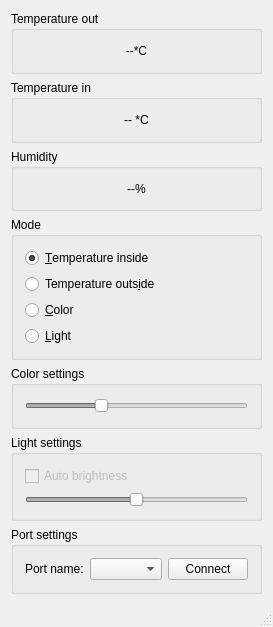
<?xml version="1.0" encoding="UTF-8"?>
<ui version="4.0">
 <class>RGBTempPC</class>
 <widget class="QMainWindow" name="RGBTempPC">
  <property name="geometry">
   <rect>
    <x>0</x>
    <y>0</y>
    <width>271</width>
    <height>627</height>
   </rect>
  </property>
  <property name="windowTitle">
   <string>RGBTempPC</string>
  </property>
  <widget class="QWidget" name="centralWidget">
   <layout class="QVBoxLayout" name="verticalLayout">
    <item>
     <widget class="QGroupBox" name="temperatureInsideBox">
      <property name="title">
       <string>Temperature out</string>
      </property>
      <layout class="QVBoxLayout" name="verticalLayout_2">
       <item>
        <widget class="QLabel" name="temperatureOutsideLabel">
         <property name="text">
          <string>--*C</string>
         </property>
         <property name="scaledContents">
          <bool>false</bool>
         </property>
         <property name="alignment">
          <set>Qt::AlignCenter</set>
         </property>
        </widget>
       </item>
      </layout>
     </widget>
    </item>
    <item>
     <widget class="QGroupBox" name="temperatureOutsideBox">
      <property name="title">
       <string>Temperature in</string>
      </property>
      <layout class="QVBoxLayout" name="verticalLayout_3">
       <item>
        <widget class="QLabel" name="temperatureInsideLabel">
         <property name="text">
          <string>-- *C</string>
         </property>
         <property name="alignment">
          <set>Qt::AlignCenter</set>
         </property>
        </widget>
       </item>
      </layout>
     </widget>
    </item>
    <item>
     <widget class="QGroupBox" name="humidityBox">
      <property name="title">
       <string>Humidity</string>
      </property>
      <layout class="QVBoxLayout" name="verticalLayout_4">
       <item>
        <widget class="QLabel" name="humidityLabel">
         <property name="text">
          <string>--%</string>
         </property>
         <property name="alignment">
          <set>Qt::AlignCenter</set>
         </property>
        </widget>
       </item>
      </layout>
     </widget>
    </item>
    <item>
     <widget class="QGroupBox" name="modeBox">
      <property name="title">
       <string>Mode</string>
      </property>
      <layout class="QVBoxLayout" name="verticalLayout_5">
       <item>
        <widget class="QRadioButton" name="temperatureInsideButton">
         <property name="text">
          <string>&amp;Temperature inside</string>
         </property>
         <property name="checked">
          <bool>true</bool>
         </property>
        </widget>
       </item>
       <item>
        <widget class="QRadioButton" name="temperatureOutsideButton">
         <property name="text">
          <string>Temperature outs&amp;ide</string>
         </property>
        </widget>
       </item>
       <item>
        <widget class="QRadioButton" name="colorButton">
         <property name="text">
          <string>&amp;Color</string>
         </property>
        </widget>
       </item>
       <item>
        <widget class="QRadioButton" name="lightButton">
         <property name="text">
          <string>&amp;Light</string>
         </property>
        </widget>
       </item>
      </layout>
     </widget>
    </item>
    <item>
     <widget class="QGroupBox" name="colorBox">
      <property name="enabled">
       <bool>true</bool>
      </property>
      <property name="title">
       <string>Color settings</string>
      </property>
      <layout class="QVBoxLayout" name="verticalLayout_7">
       <item>
        <widget class="QSlider" name="colorSlider">
         <property name="enabled">
          <bool>false</bool>
         </property>
         <property name="minimum">
          <number>1</number>
         </property>
         <property name="maximum">
          <number>1499</number>
         </property>
         <property name="value">
          <number>500</number>
         </property>
         <property name="orientation">
          <enum>Qt::Horizontal</enum>
         </property>
        </widget>
       </item>
      </layout>
     </widget>
    </item>
    <item>
     <widget class="QGroupBox" name="lightBox">
      <property name="enabled">
       <bool>true</bool>
      </property>
      <property name="title">
       <string>Light settings</string>
      </property>
      <layout class="QVBoxLayout" name="verticalLayout_8">
       <item>
        <widget class="QCheckBox" name="brightnessCheckBox">
         <property name="enabled">
          <bool>false</bool>
         </property>
         <property name="text">
          <string>Auto brightness</string>
         </property>
        </widget>
       </item>
       <item>
        <widget class="QSlider" name="brightnessSlider">
         <property name="enabled">
          <bool>false</bool>
         </property>
         <property name="maximum">
          <number>255</number>
         </property>
         <property name="value">
          <number>127</number>
         </property>
         <property name="orientation">
          <enum>Qt::Horizontal</enum>
         </property>
        </widget>
       </item>
      </layout>
     </widget>
    </item>
    <item>
     <widget class="QGroupBox" name="portSettingsBox">
      <property name="title">
       <string>Port settings</string>
      </property>
      <layout class="QHBoxLayout" name="horizontalLayout">
       <item>
        <widget class="QLabel" name="portNameLabel">
         <property name="maximumSize">
          <size>
           <width>75</width>
           <height>16777215</height>
          </size>
         </property>
         <property name="text">
          <string>Port name:</string>
         </property>
        </widget>
       </item>
       <item>
        <widget class="QComboBox" name="portNamecomboBox"/>
       </item>
       <item>
        <widget class="QPushButton" name="connectButton">
         <property name="maximumSize">
          <size>
           <width>80</width>
           <height>16777215</height>
          </size>
         </property>
         <property name="text">
          <string>Connect</string>
         </property>
        </widget>
       </item>
      </layout>
     </widget>
    </item>
   </layout>
  </widget>
  <widget class="QStatusBar" name="statusBar"/>
 </widget>
 <layoutdefault spacing="6" margin="11"/>
 <resources/>
 <connections/>
</ui>
